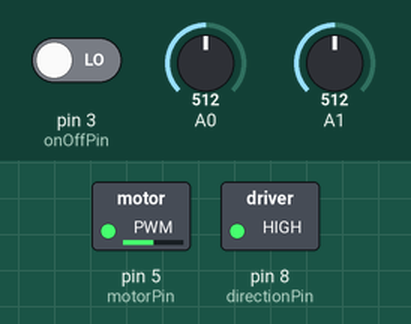
A sketch run on a simulated Arduino Uno, built with avr-gcc and run on an emulated ATmega328P. Shown: switched loads named in the sketch (green lamp = pin HIGH). Inputs (shaded band) come from the test bench; at power-on: A0 = 512, pin 3 (onOffPin) LOW, A1 = 512. What the sketch prints to the serial monitor is not drawn.

Above: at 1.2 s.
1.3 s: A0 set to 1003
2.8 s: A0 set to 1021
At 4.0 s:
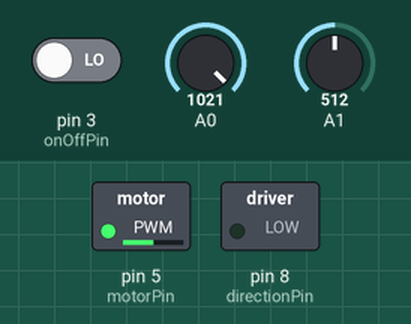
4.3 s: A0 set to 11
5.8 s: A0 set to 8
At 6.4 s:
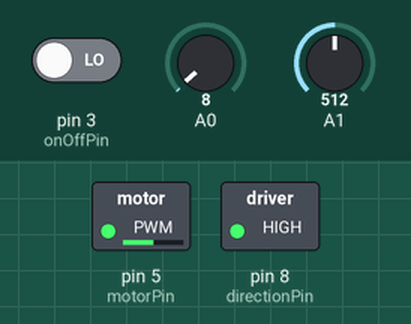
7.3 s: A0 set to 1023
At 8.6 s:
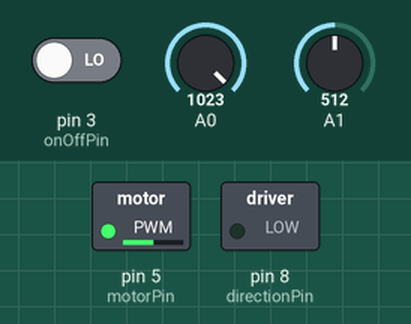
Timing chart, 0 to 9.8 s (numbered marks = the images above; inputs shaded):
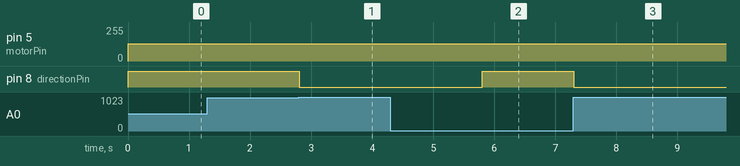

Measured:
- the behaviour switches between 1020 and 1021 on A0 (found by bisection; images 0 and 1)
- the behaviour switches between 10 and 9 on A0 (found by bisection; images 1 and 2)
- after the input at 1.3 s, every drawn part: stays the same
- after the input at 2.8 s, pin 8 (directionPin): HIGH → LOW at once
- after the input at 4.3 s, every drawn part: stays the same
- after the input at 5.8 s, pin 8 (directionPin): LOW → HIGH at once
- after the input at 7.3 s, pin 8 (directionPin): HIGH → LOW at once

The sketch:

motor_control_loop_ex.ino
```cpp
int motorPin = 5;
int directionPin = 8;
int onOffPin = 3; // the pin value needs to be changed

int onOffState = 0;
bool direction = true;

void setup() {
  Serial.begin(9600);

  pinMode(motorPin, OUTPUT);
  pinMode(directionPin, OUTPUT);
  pinMode(onOffPin, INPUT);

  //setPwmFrequency(motorPin, 256);
  digitalWrite(directionPin, HIGH);
}

void loop() {
  // check to see if there is a change in switch states
  if (onOffState != digitalRead(onOffPin)) {
    onOffState = digitalRead(onOffPin);

  }
  if (analogRead(A0) > 1020){
    digitalWrite(directionPin,LOW);
  } else if (analogRead(A0) < 10) {
    digitalWrite(directionPin,HIGH);
  }
  analogWrite(motorPin, 128);
  Serial.println(analogRead(A1));
}

void motorControl(int state) {
  if (state == 0) {
    digitalWrite(directionPin, LOW);
  }

}
```
